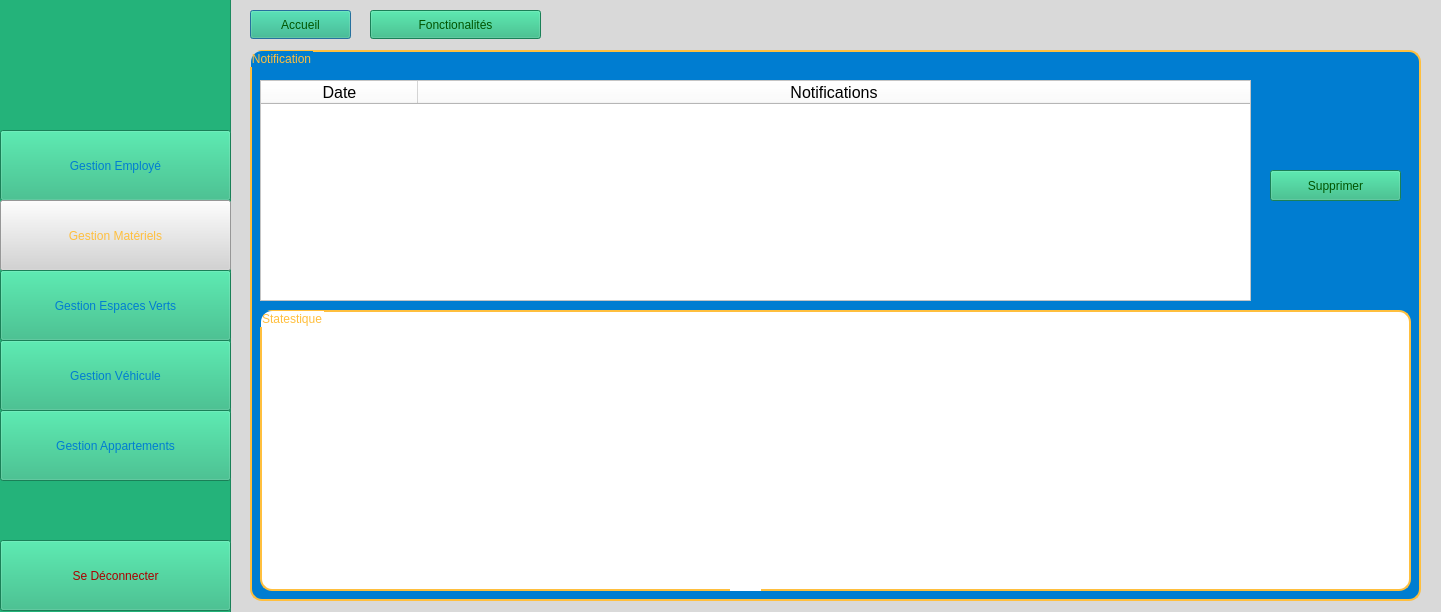
<?xml version="1.0" encoding="UTF-8"?>
<ui version="4.0">
 <class>mate_fonc</class>
 <widget class="QDialog" name="mate_fonc">
  <property name="geometry">
   <rect>
    <x>0</x>
    <y>0</y>
    <width>1441</width>
    <height>612</height>
   </rect>
  </property>
  <property name="windowTitle">
   <string>Dialog</string>
  </property>
  <property name="styleSheet">
   <string notr="true">background-color: rgb(217, 217, 217);</string>
  </property>
  <widget class="QPushButton" name="accueil">
   <property name="geometry">
    <rect>
     <x>250</x>
     <y>10</y>
     <width>101</width>
     <height>29</height>
    </rect>
   </property>
   <property name="styleSheet">
    <string notr="true">background-color: rgb(36, 179, 122);
font: 900 12pt &quot;Franklin Gothic&quot;;
color: rgb(0, 85, 0);</string>
   </property>
   <property name="text">
    <string>Accueil</string>
   </property>
  </widget>
  <widget class="QFrame" name="frame">
   <property name="geometry">
    <rect>
     <x>-10</x>
     <y>-40</y>
     <width>241</width>
     <height>671</height>
    </rect>
   </property>
   <property name="styleSheet">
    <string notr="true">background-color: rgb(36, 179, 122);</string>
   </property>
   <property name="frameShape">
    <enum>QFrame::Shape::StyledPanel</enum>
   </property>
   <property name="frameShadow">
    <enum>QFrame::Shadow::Raised</enum>
   </property>
   <widget class="QPushButton" name="ges_emp">
    <property name="geometry">
     <rect>
      <x>10</x>
      <y>170</y>
      <width>231</width>
      <height>71</height>
     </rect>
    </property>
    <property name="styleSheet">
     <string notr="true">background-color: rgb(36, 179, 122);
color:rgb(0, 125, 209);
font: 900 12pt &quot;Franklin Gothic&quot;;</string>
    </property>
    <property name="text">
     <string>Gestion Employé</string>
    </property>
   </widget>
   <widget class="QPushButton" name="ges_mat">
    <property name="geometry">
     <rect>
      <x>10</x>
      <y>240</y>
      <width>231</width>
      <height>71</height>
     </rect>
    </property>
    <property name="styleSheet">
     <string notr="true">background-color: rgb(211, 211, 211);
color: rgb(255, 191, 62);
font: 900 12pt &quot;Franklin Gothic&quot;;</string>
    </property>
    <property name="text">
     <string>Gestion Matériels</string>
    </property>
   </widget>
   <widget class="QPushButton" name="ges_es_vert">
    <property name="geometry">
     <rect>
      <x>10</x>
      <y>310</y>
      <width>231</width>
      <height>71</height>
     </rect>
    </property>
    <property name="styleSheet">
     <string notr="true">background-color: rgb(36, 179, 122);
color:rgb(0, 125, 209);
font: 900 12pt &quot;Franklin Gothic&quot;;</string>
    </property>
    <property name="text">
     <string>Gestion Espaces Verts</string>
    </property>
   </widget>
   <widget class="QPushButton" name="ges_vehic">
    <property name="geometry">
     <rect>
      <x>10</x>
      <y>380</y>
      <width>231</width>
      <height>71</height>
     </rect>
    </property>
    <property name="styleSheet">
     <string notr="true">background-color: rgb(36, 179, 122);
color:rgb(0, 125, 209);
font: 900 12pt &quot;Franklin Gothic&quot;;</string>
    </property>
    <property name="text">
     <string>Gestion Véhicule</string>
    </property>
   </widget>
   <widget class="QPushButton" name="ges_appar">
    <property name="geometry">
     <rect>
      <x>10</x>
      <y>450</y>
      <width>231</width>
      <height>71</height>
     </rect>
    </property>
    <property name="styleSheet">
     <string notr="true">background-color: rgb(36, 179, 122);
color:rgb(0, 125, 209);
font: 900 12pt &quot;Franklin Gothic&quot;;</string>
    </property>
    <property name="text">
     <string>Gestion Appartements</string>
    </property>
   </widget>
   <widget class="QPushButton" name="deconnect">
    <property name="geometry">
     <rect>
      <x>10</x>
      <y>580</y>
      <width>231</width>
      <height>71</height>
     </rect>
    </property>
    <property name="styleSheet">
     <string notr="true">background-color: rgb(36, 179, 122);
color: rgb(170, 0, 0);
font: 900 12pt &quot;Franklin Gothic&quot;;</string>
    </property>
    <property name="text">
     <string>Se Déconnecter</string>
    </property>
   </widget>
   <widget class="QLabel" name="logo">
    <property name="geometry">
     <rect>
      <x>70</x>
      <y>59</y>
      <width>121</width>
      <height>91</height>
     </rect>
    </property>
    <property name="text">
     <string/>
    </property>
   </widget>
  </widget>
  <widget class="QPushButton" name="fonction">
   <property name="geometry">
    <rect>
     <x>370</x>
     <y>10</y>
     <width>171</width>
     <height>29</height>
    </rect>
   </property>
   <property name="styleSheet">
    <string notr="true">background-color: rgb(36, 179, 122);
font: 900 12pt &quot;Franklin Gothic&quot;;
color: rgb(0, 85, 0);</string>
   </property>
   <property name="text">
    <string>Fonctionalités</string>
   </property>
  </widget>
  <widget class="QGroupBox" name="groupBox_5">
   <property name="geometry">
    <rect>
     <x>250</x>
     <y>50</y>
     <width>1171</width>
     <height>551</height>
    </rect>
   </property>
   <property name="styleSheet">
    <string notr="true">QGroupBox
{
background-color: rgb(0, 125, 209);
color:  rgb(255, 191, 62);
font: 900 12pt &quot;Franklin Gothic&quot;;
border: 2px solid ;
border-radius: 12px; 
padding: 5px;
border-color: rgb(255, 191, 62);
}</string>
   </property>
   <property name="title">
    <string>Notification</string>
   </property>
   <widget class="QLabel" name="label_10">
    <property name="geometry">
     <rect>
      <x>10</x>
      <y>40</y>
      <width>541</width>
      <height>20</height>
     </rect>
    </property>
    <property name="text">
     <string/>
    </property>
   </widget>
   <widget class="QTableWidget" name="tableWidget_3">
    <property name="geometry">
     <rect>
      <x>10</x>
      <y>30</y>
      <width>991</width>
      <height>221</height>
     </rect>
    </property>
    <property name="styleSheet">
     <string notr="true">background-color: rgb(255, 255, 255);
font: 6pt &quot;Segoe UI&quot;;
font: 7pt &quot;Segoe UI&quot;;
font: 900 9pt &quot;Franklin Gothic&quot;;
color: rgb(0, 0, 0);
</string>
    </property>
    <property name="midLineWidth">
     <number>0</number>
    </property>
    <attribute name="horizontalHeaderDefaultSectionSize">
     <number>157</number>
    </attribute>
    <attribute name="horizontalHeaderShowSortIndicator" stdset="0">
     <bool>false</bool>
    </attribute>
    <attribute name="horizontalHeaderStretchLastSection">
     <bool>true</bool>
    </attribute>
    <column>
     <property name="text">
      <string>Date</string>
     </property>
     <property name="font">
      <font>
       <pointsize>12</pointsize>
       <strikeout>false</strikeout>
      </font>
     </property>
    </column>
    <column>
     <property name="text">
      <string>Notifications</string>
     </property>
     <property name="font">
      <font>
       <pointsize>12</pointsize>
      </font>
     </property>
    </column>
   </widget>
   <widget class="QGroupBox" name="groupBox_4">
    <property name="geometry">
     <rect>
      <x>10</x>
      <y>260</y>
      <width>1151</width>
      <height>281</height>
     </rect>
    </property>
    <property name="styleSheet">
     <string notr="true">background-color: rgb(255, 255, 255);</string>
    </property>
    <property name="title">
     <string>Statestique</string>
    </property>
    <widget class="QWidget" name="verticalLayoutWidget">
     <property name="geometry">
      <rect>
       <x>470</x>
       <y>240</y>
       <width>31</width>
       <height>91</height>
      </rect>
     </property>
     <layout class="QVBoxLayout" name="verticalLayout"/>
    </widget>
    <widget class="QLabel" name="stat">
     <property name="geometry">
      <rect>
       <x>10</x>
       <y>30</y>
       <width>1131</width>
       <height>241</height>
      </rect>
     </property>
     <property name="text">
      <string/>
     </property>
    </widget>
   </widget>
   <widget class="QPushButton" name="supprimer2">
    <property name="geometry">
     <rect>
      <x>1020</x>
      <y>120</y>
      <width>131</width>
      <height>31</height>
     </rect>
    </property>
    <property name="styleSheet">
     <string notr="true">background-color: rgb(36, 179, 122);
font: 900 12pt &quot;Franklin Gothic&quot;;
color: rgb(0, 85, 0);</string>
    </property>
    <property name="text">
     <string>Supprimer</string>
    </property>
   </widget>
  </widget>
 </widget>
 <resources/>
 <connections/>
</ui>
